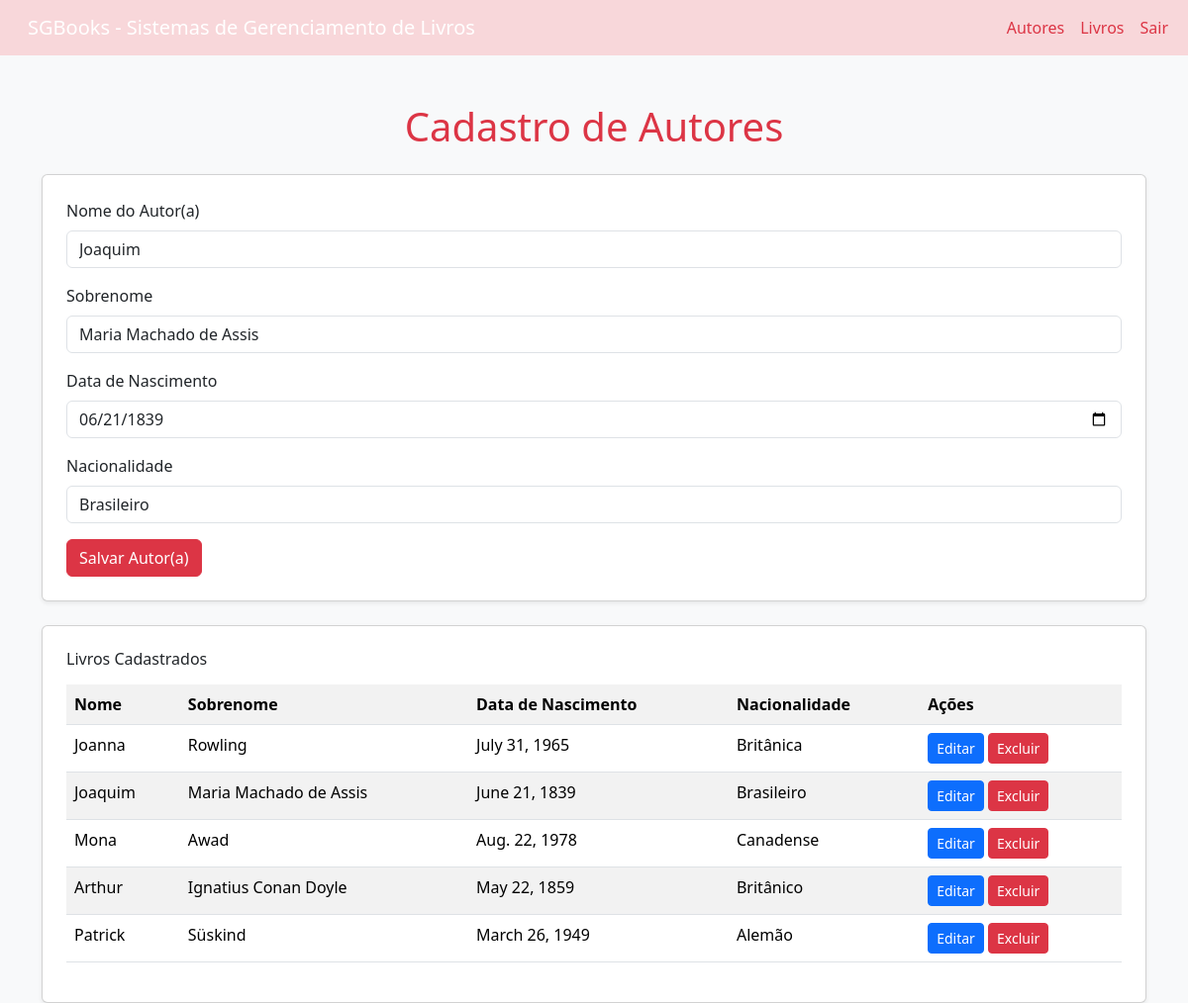
Page /livros/editar_autor/2/ on the committed database.
### sgblivros/models.py (models this page shows)
class Autor (models.Model):
    nome = models.CharField (max_length=150)
    sobrenome = models.CharField (max_length=500)
    data_nascimento = models.DateField (blank=True, null=True)
    nacionalidade = models.CharField (max_length=80, blank=True, null=True)
    '''
    def __str__(self):
        return f"{self.nome} {self.sobrenome}"
        '''

### sgblivros/views.py (the view, shortened to what this page needs)
# urls.py: path('editar_autor/<int:autor_id>/', views.edita_autor, name='edita_autor'),
def edita_autor(request, autor_id):
    autor = get_object_or_404(Autor, id=autor_id)
    autores = Autor.objects.all()
    return render(request, 'autor.html', {'autor_editar': autor, 'autores': autores})

### sgblivros/templates/autor.html (shortened to what this page needs)
<!DOCTYPE html>
<html lang="pt-br">
<head>
    <link href="https://cdn.jsdelivr.net/npm/bootstrap@5.3.8/dist/css/bootstrap.min.css" rel="stylesheet">
</head>
<body>
    <body class="bg-light">
        <header>
        <nav class="navbar navbar-expand-lg navbar-dark bg-danger-subtle">
        <div class="container-fluid">
            <a class="navbar-brand mb-0 h1 mx-3 text-gray" href="#">SGBooks - Sistemas de Gerenciamento de Livros</a>
            <div class="collapse navbar-collapse" id="navbarNav">
            <ul class="navbar-nav ms-auto">
                <li class="nav-item">
                    <a class="nav-link text-danger" href="#">Autores</a>
                </li>
                <li class="nav-item">
                    <a class="nav-link text-danger" href="{% url 'livros' %}">Livros</a>
                </li>
                <li class="nav-item">
                    <a class="nav-link text-danger" href="{% url 'logout' %}" class="danger">Sair</a>
                </li>
            </ul>
            </div>
        </div>
        </nav>
    </header>
    <div class="container mt-5">
        <h1 class="mb-4 text-center text-danger">Cadastro de Autores</h1>
        <div class="card p-4 mb-4 shadow-sm">
            <form action="{% url 'cadastra_autor' %}" method="POST">
            <div class="mb-3">
                <label for="nome_autor" class="form-label">Nome do Autor(a)</label>
                <input type="text" class="form-control" id="nome_autor" name="nome" value="{{ autor_editar.nome|default:'' }}" required>
            </div>
            <div class="mb-3">
                <label for="sobrenome" class="form-label">Sobrenome</label>
                <input type="text" class="form-control" id="sobrenome" name="sobrenome" value="{{ autor_editar.sobrenome|default:'' }}" required>
            </div>
            <div class="mb-3">
                <label for="data_nascimento" class="form-label">Data de Nascimento</label>
                <input type="date" class="form-control" id="data_nascimento" name="data_nascimento" value="{{ autor_editar.data_nascimento|date:'Y-m-d' }}" required>
            </div>
            <div class="mb-3">
                <label for="nacionalidade" class="form-label">Nacionalidade</label>
                <input type="text" class="form-control" id="nacionalidade" name="nacionalidade" value="{{ autor_editar.nacionalidade|default:'' }}" required>
            </div>
                <button type="submit" class="btn btn-danger">Salvar Autor(a)</button>
            </form>
        </div>
        <div class="card p-4 shadow-sm">
            <h6 class="mb-3">Livros Cadastrados</h6>
            <table class="table table-striped table-hover">
            <tr>
                <th>Nome</th>
                <th>Sobrenome</th>
                <th>Data de Nascimento</th>
                <th>Nacionalidade</th>
                <th>Ações</th>
            </tr>
            {% for autor in autores %}
                <tr>
                <td>{{ autor.nome }}</td>
                <td>{{ autor.sobrenome}}</td>
                <td>{{ autor.data_nascimento }}</td>
                <td>{{ autor.nacionalidade }}</td>
                <td>
                    <a href="{% url 'edita_autor' autor.id %}" class="btn btn-sm btn-primary">Editar</a>
                    <a href="{% url 'exclui_autor' autor.id %}" class="btn btn-sm btn-danger" onclick="return confirm('Deseja excluir esse livro?')">Excluir</a>
                </td>
                </tr>
            {% empty %}
            </table>
            <tr>
                <td colspan="5" class="text-center">Nenhum Autor cadastrado.</td>
            </tr>
            {% endfor %}
        </div>
    </div>
</body>
</html>

### rows in the picture
Autor: nome "Joaquim", sobrenome "Maria Machado de Assis", data_nascimento "06/21/1839", nacionalidade "Brasileiro", data_nascimento "June 21, 1839"
Autor: nome "Joanna", sobrenome "Rowling", data_nascimento "July 31, 1965", nacionalidade "Britânica"
Autor: nome "Mona", sobrenome "Awad", data_nascimento "Aug. 22, 1978", nacionalidade "Canadense"
Autor: nome "Arthur", sobrenome "Ignatius Conan Doyle", data_nascimento "May 22, 1859", nacionalidade "Britânico"
Autor: nome "Patrick", sobrenome "Süskind", data_nascimento "March 26, 1949", nacionalidade "Alemão"
